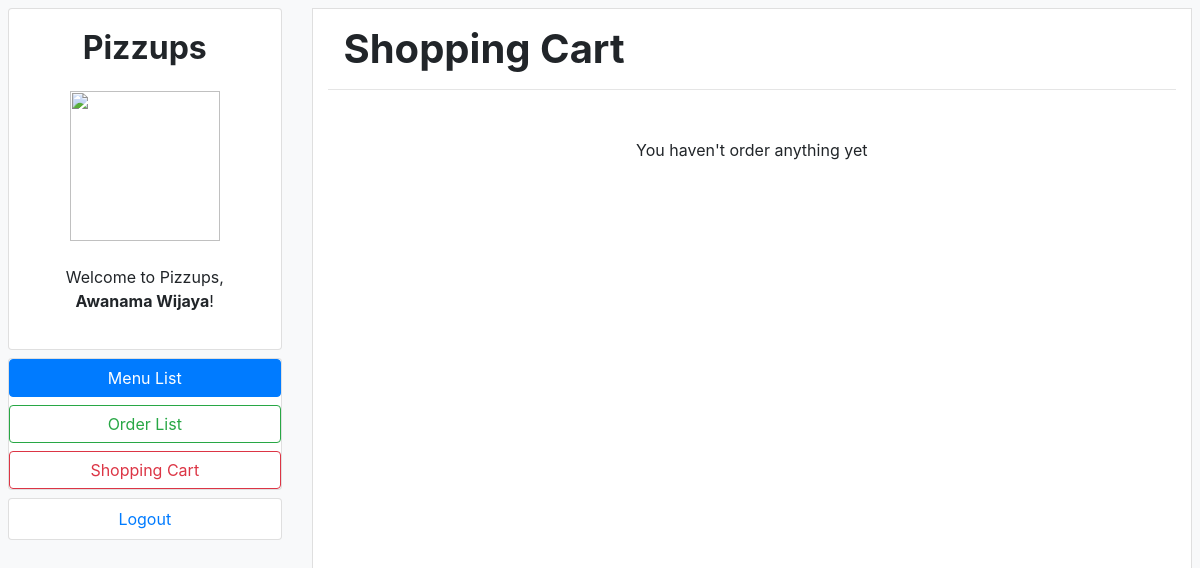
The page /shopping-cart (signed in) on the database as committed earlier.
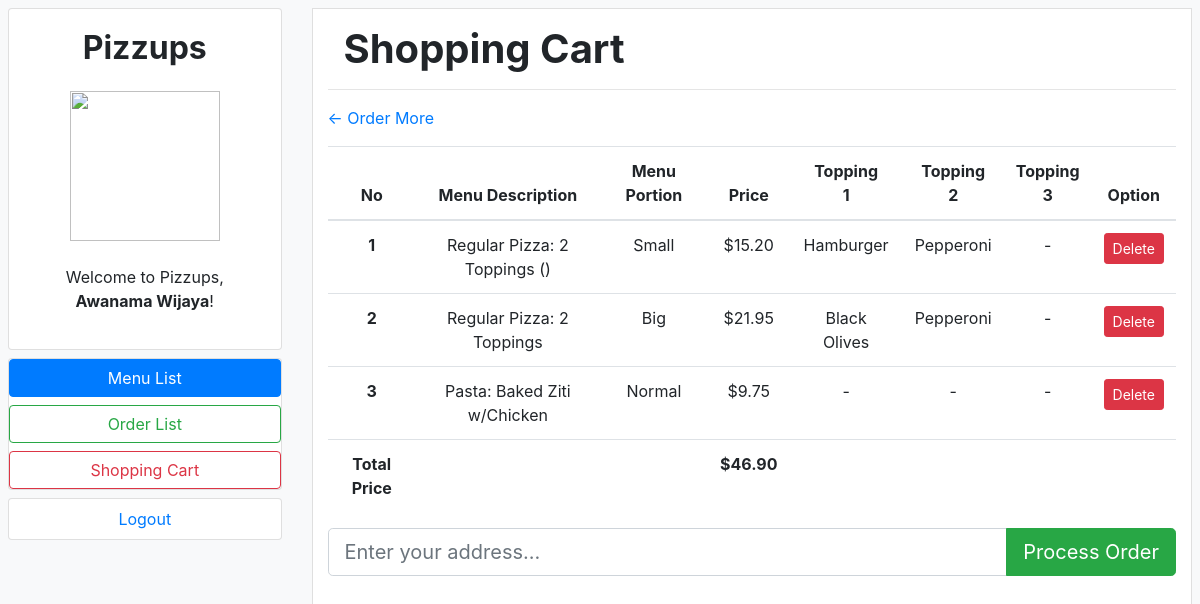
The same page on the database as committed later.
### orders/models.py (models this page shows, shortened)
class UserShoppingCart(models.Model):
    user = models.ForeignKey(User, on_delete=models.CASCADE, related_name="shoppingcart") #user
    user_fullname = models.CharField(max_length=255) #Awanama Wijaya
    menu_desc = models.CharField(max_length=255) #Regular Pizza: Cheese
    menu_portion=models.CharField(max_length=32) #Small
    price = models.DecimalField(max_digits=4, blank=True, decimal_places=2, null=True) #6.00
    topping1 = models.CharField(max_length=32, null=True, blank=True)
    topping2 = models.CharField(max_length=32, null=True, blank=True)
    topping3 = models.CharField(max_length=32, null=True, blank=True)

### orders/views.py (the view, shortened to what this page needs)
# urls.py: path("shopping-cart", views.shoppingCart, name="shopping cart"),
def shoppingCart(request, option="", shopping_cart_id=-1):
    if not request.user.is_authenticated:
        return HttpResponseRedirect(reverse("login"))
    if option=="delete":
        request.user.shoppingcart.filter(id=shopping_cart_id).delete()
        return HttpResponseRedirect(reverse("shopping cart"))
    carts = request.user.shoppingcart.all()
    if carts:
        total_price = round(request.user.shoppingcart.all().aggregate(Sum('price'))['price__sum'], 2)
    else:
        total_price = None
    return render(request, "order/shopping_cart.html", {'carts':carts, 'total_price':total_price})

### orders/templates/order/shopping_cart.html (shortened to what this page needs)
{% extends "homelayout.html" %}
{% block body %}
<div id="order-list-header">
  <h1 class="font-weight-bold pt-3 pl-3">Shopping Cart</h1>
</div>
<hr>
<div id="order-list-body">
  {% if carts%}
  <a href="{% url 'default menu list' %}">&#8592; Order More</a>
  <div>
    <table class="table mt-3 table-fixed text-center">
      <thead>
        <tr>
          <th scope="col">No</th>
          <th scope="col">Menu Description</th>
          <th scope="col">Menu Portion</th>
          <th scope="col">Price</th>
          <th scope="col">Topping<br>1</th>
          <th scope="col">Topping<br>2</th>
          <th scope="col">Topping<br>3</th>
          <th scope="col">Option</th>
        </tr>
      <thead>
      <tbody>
        {% for cart in carts %}
        <tr>
          <th scope="row">{{forloop.counter}}</th>
          <td>{{cart.menu_desc}}</td>
          <td>{{cart.menu_portion}}</td>
          <td>${{cart.price}}</td>
          <td>
            {% if cart.topping1 is not none %}
                {{cart.topping1}}
            {% else %}
                -
            {% endif %}
          </td>
          <td>
            {% if cart.topping2 is not none %}
                {{cart.topping2}}
            {% else %}
                -
            {% endif %}
          </td>
          <td>
            {% if cart.topping3 is not none %}
                {{cart.topping3}}
            {% else %}
                -
            {% endif %}
          </td>
          <td><a href="{% url 'shopping cart option' 'delete' cart.id %}" class="btn btn-danger btn-sm">Delete</a></td>
        </tr>
      {% endfor %}
      </tbody>
      <tfoot>
          <tr>
            <th>Total Price</th>
            <th> </th>
            <th> </th>
            <th>${{total_price}}</th>
            <th> </th>
            <th> </th>
            <th> </th>
            <th> </th>
          </tr>
      </tfoot>
    </table>
  </div>
  {% else %}
  <p class="mt-5 text-center"> You haven't order anything yet </p>
  {% endif %}
{% if carts %}
<form method="post">
  <div class="input-group input-group-lg flex-nowrap w-100">
    <input type="text" name="address" class="form-control" placeholder="Enter your address..." required>
    <div class="input-group-append">
      <button class="btn btn-success" type="submit">Process Order</button>
    </div>
  </div>
</form>
{% endif %}
</div>
{% endblock %}

Rows that differ between the two databases and show on the page:
added UserShoppingCart: menu_desc "Regular Pizza: 2 Toppings ()", menu_portion "Small", price "15.20", topping1 "Hamburger", topping2 "Pepperoni"
added UserShoppingCart: menu_desc "Regular Pizza: 2 Toppings", menu_portion "Big", price "21.95", topping1 "Black Olives", topping2 "Pepperoni"
added UserShoppingCart: menu_desc "Pasta: Baked Ziti w/Chicken", menu_portion "Normal", price "9.75"
Other text that changed with them:
{{ total_price }}: (not shown) → "46.90"
text no longer shown: "You haven't order anything yet"
text now shown: "← Order More No Menu Description Menu Portion Price Topping 1 Topping 2 Topping 3 Option Total Price $ Process Order"
